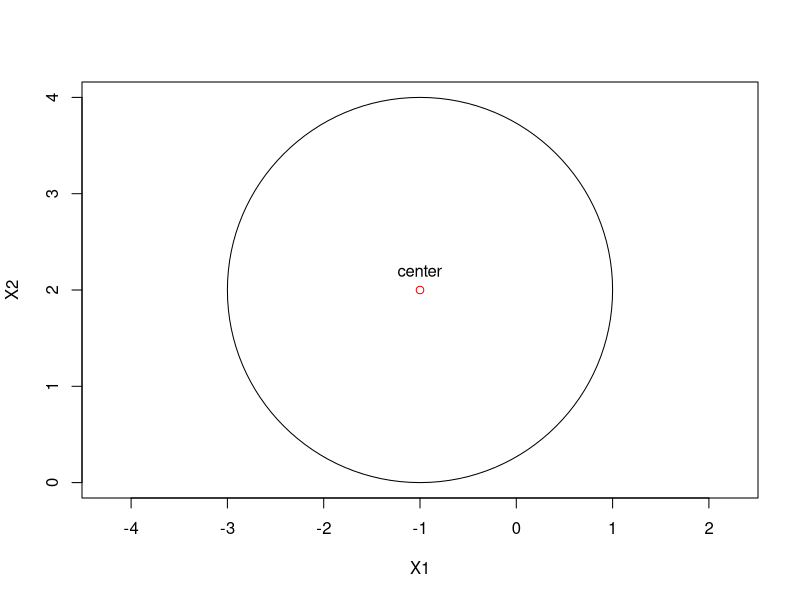
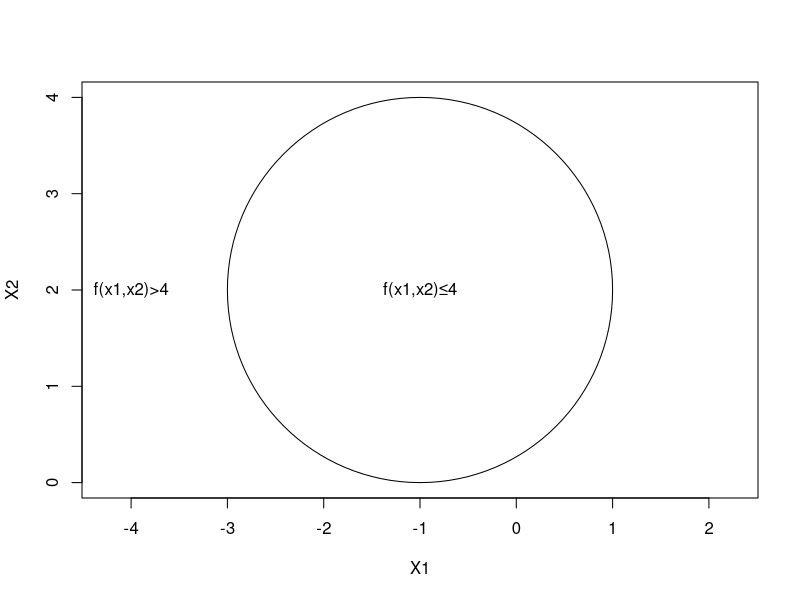
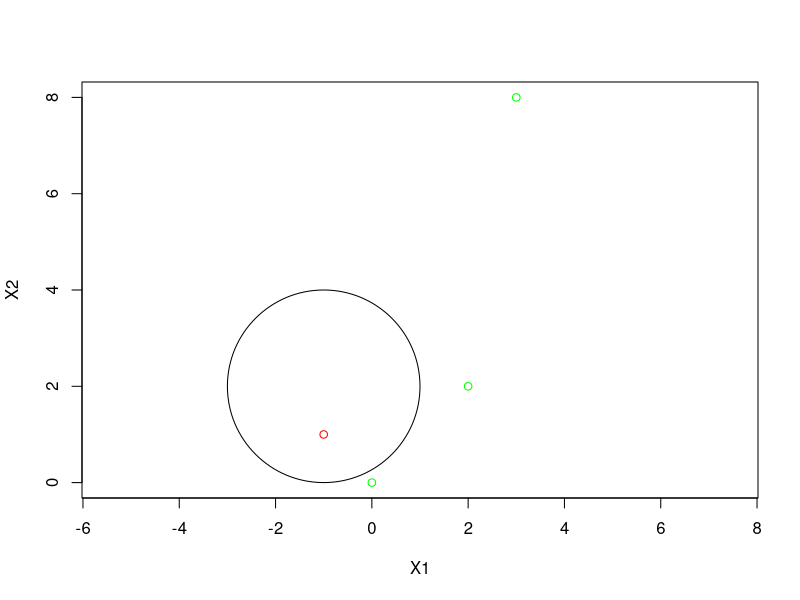

Recreate these plots in R, in order.
## ---- chunk 1

plot(NA, NA, type = "n", xlim = c(-3, 1), ylim = c(0, 4), asp = 1, xlab = "X1", ylab = "X2");symbols(c(-1), c(2), circles = c(2), add = TRUE, inches = FALSE);points(-1,2,col = "red");text(-1,2.2,"center")

## ---- chunk 2
plot(NA, NA, type = "n", xlim = c(-3, 1), ylim = c(0, 4), asp = 1, xlab = "X1", ylab = "X2");symbols(c(-1), c(2), circles = c(2), add = TRUE, inches = FALSE);text(c(-1), c(2), "f(x1,x2)≤4");text(c(-4), c(2), "f(x1,x2)>4");
## ---- chunk 3
plot(c(0, -1, 2, 3), c(0, 1, 2, 8), col = c("green", "red", "green", "green"), 
    type = "p", asp = 1, xlab = "X1", ylab = "X2");symbols(c(-1), c(2), circles = c(2), add = TRUE, inches = FALSE)
## ---- chunk 4

